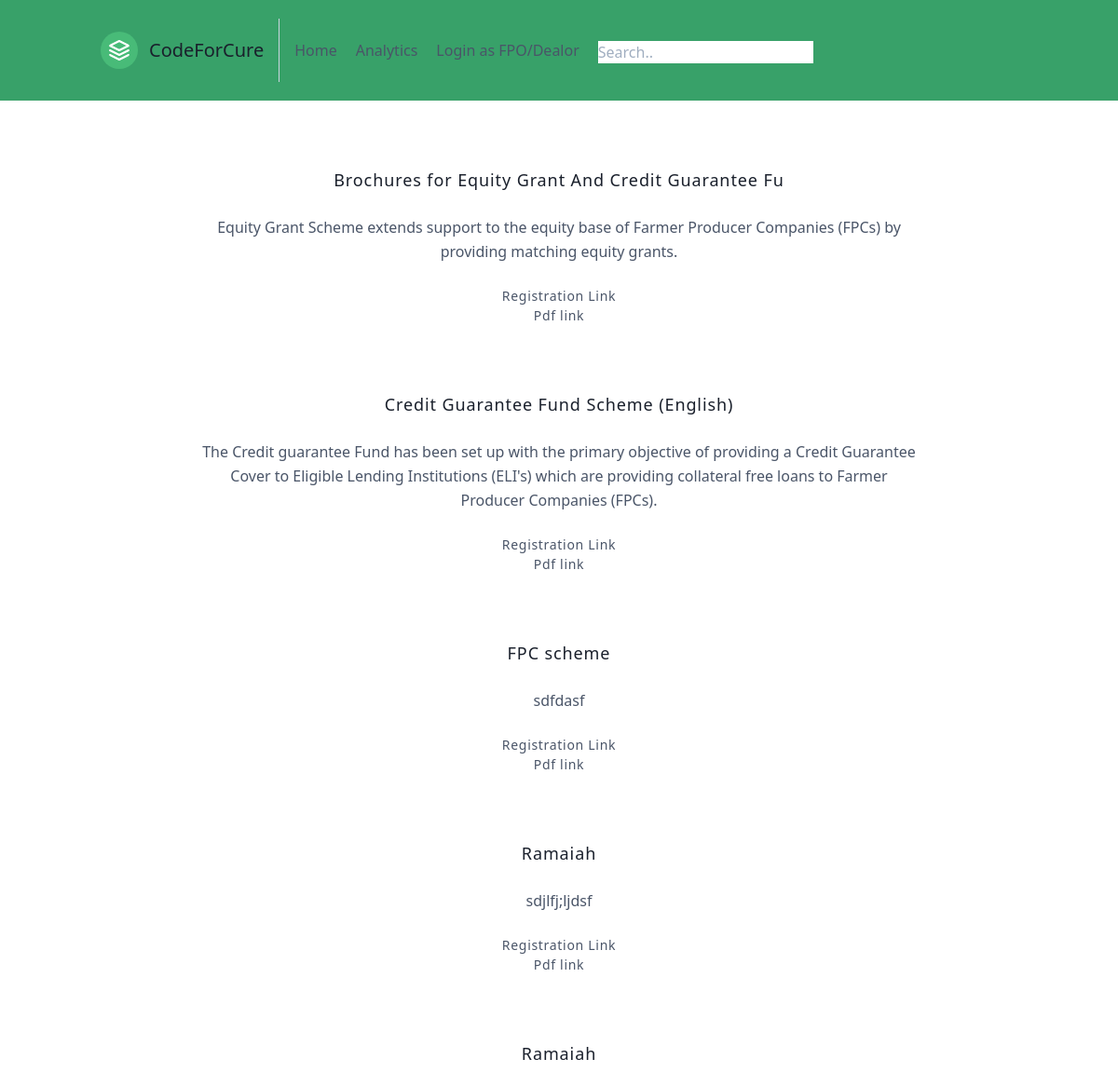
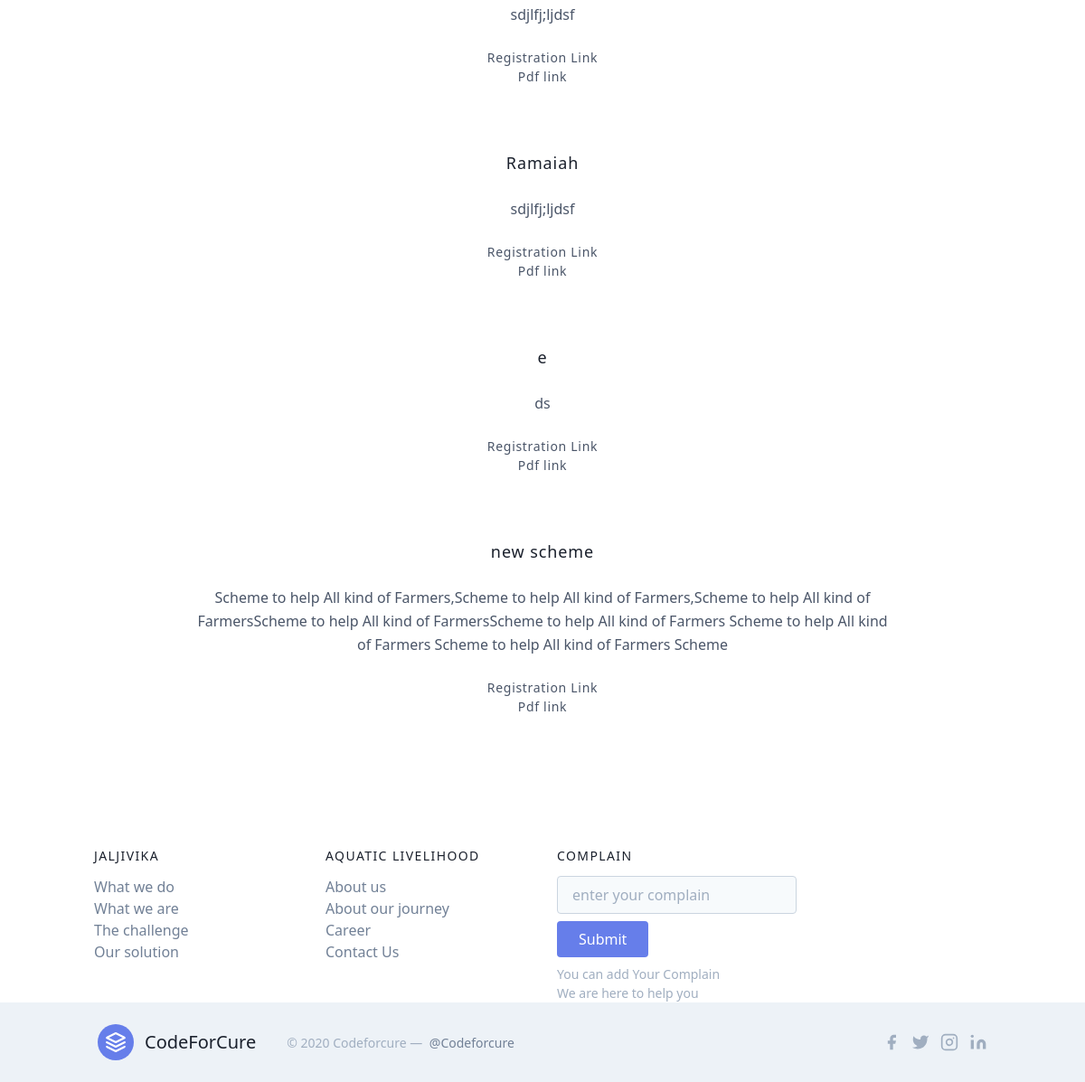
The page /infos/ on the database as committed earlier (2 pictures, top to bottom).
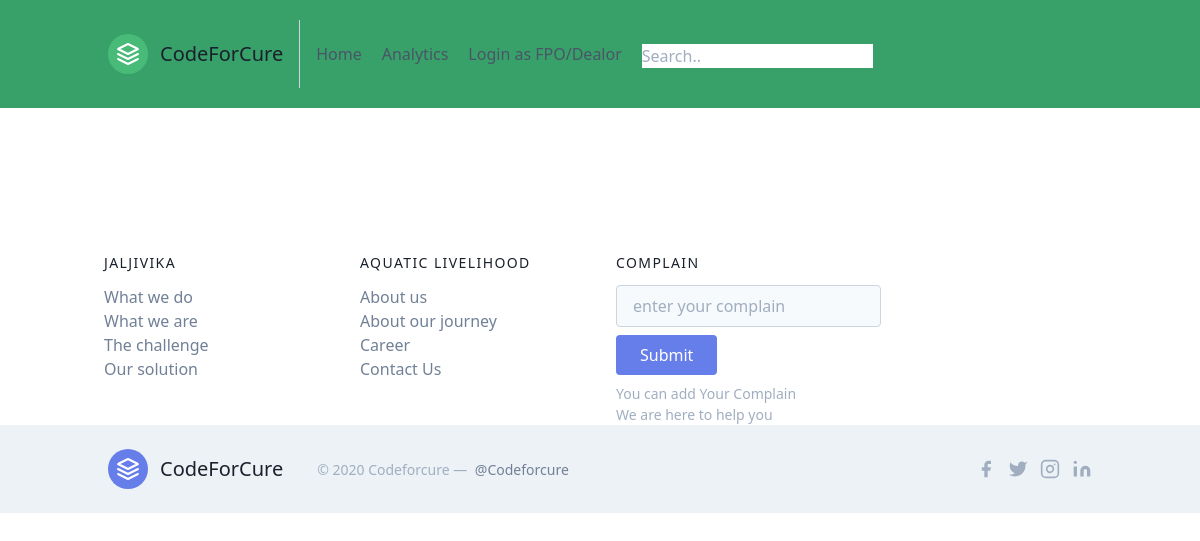
The same page on the database as committed later.
### Info/models.py (models this page shows, shortened)
class Info(models.Model):
    name = models.CharField(_("Scheme name"), max_length=100)
    description = models.TextField(_("Description about the scheme"), max_length=250,blank=True)
    registerationlink = models.CharField(_("Registration link"), max_length=150,blank=True)
    pdflink = models.CharField(_("Brochure Link"), max_length=150,blank=True)

### Info/views.py (the view)
# urls.py: path('infos/',views.infos,name = 'infos'),
def infos(request):
    infos = Info.objects.all()
    search_term = ''
    if 'search' in request.GET:
        search_term = request.GET['search']
        infos = infos.filter(
            Q(name__icontains=search_term)
        )
    context = {
        'infos':infos,'search_term':search_term
    }
    return render(request,'Info/schema.html',context)

### templates/Info/schema.html (shortened to what the changed rows need)
<html lang="en">
<head>
  <link href="https://unpkg.com/tailwindcss@^1.0/dist/tailwind.min.css" rel="stylesheet">
</head>
<body>
<br>
<br>
<br>
    <section class="text-gray-700 body-font">
      <div class="container  mx-auto">
        <div class="xl:w-3/4 lg:w-3/4  mx-auto text-center">
        {% for info in infos %}
            <div class="text-center">
              <div class="text-gray-900 font-medium title-font tracking-wider text-lg text-center">
                {{ info.name}}
              </div>
                  <br>
                  <p class="leading-relaxed">{{ info.description}}</p>
                  <br>
                  <a href="{{ info.registerationlink}}" class=" font-medium title-font tracking-wider text-sm">Registration Link</a>
                <br>
                <a href="{{ info.pdflink }}" class="font-medium title-font tracking-wider text-sm">Pdf link</a>
            </div>
            <br>
            <br><br>
          {% endfor %}
        </div>
      </div>
    </section>
    <br>
    <br>
    <br>
<footer class="text-gray-700 body-font">
  <div class="container mx-auto">
    <div class="flex flex-wrap md:text-left text-center order-first">
      <div class="lg:w-1/4 md:w-1/2 w-full px-4">
        <h2 class="title-font font-medium text-gray-900 tracking-widest text-sm mb-3">JALJIVIKA</h2>
      </div>
      <div class="lg:w-1/4 md:w-1/2 w-full px-4">
        <h2 class="title-font font-medium text-gray-900 tracking-widest text-sm mb-3">AQUATIC LIVELIHOOD</h2>
      </div>
      <div class="lg:w-1/4 md:w-1/2 w-full px-4">
        <h2 class="title-font font-medium text-gray-900 tracking-widest text-sm mb-3">COMPLAIN</h2>
      </div>
    </div>
  </div>
</footer>
</body>
</html>

Rows that differ between the two databases and show on the page:
removed Info: name "Brochures for Equity Grant And Credit Guarantee Fu", description "Equity Grant Scheme extends support to the equity base of Farmer Producer Companies (FPCs) by providing matching equity grants."
removed Info: name "Credit Guarantee Fund Scheme (English)", description "The Credit guarantee Fund has been set up with the primary objective of providing a Credit Guarantee Cover to Eligible Lending Institutions (ELI's) which are providing collateral free loans to Farmer Producer Companies (FPCs)."
removed Info: name "FPC scheme", description "sdfdasf"
removed Info: name "Ramaiah", description "sdjlfj;ljdsf"
removed Info: name "Ramaiah", description "sdjlfj;ljdsf"
removed Info: name "Ramaiah", description "sdjlfj;ljdsf"
removed Info: name "e", description "ds"
removed Info: name "new scheme", description "Scheme to help All kind of Farmers,Scheme to help All kind of Farmers,Scheme to help All kind of FarmersScheme to help All kind of FarmersScheme to help All kind of Farmers Scheme to help All kind of Farmers Scheme to help All kind of Farmers Scheme"
